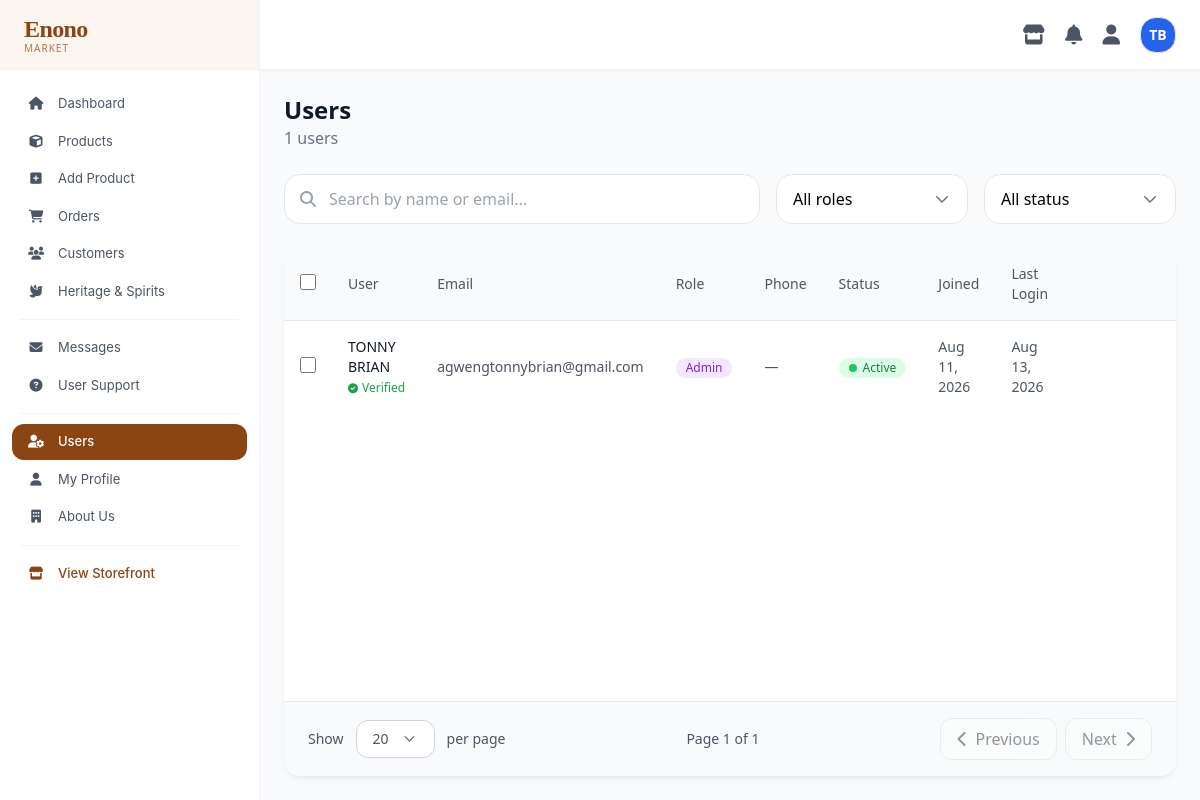
/Dashboard/users.php (signed in), run on an earlier commit of the app's database.
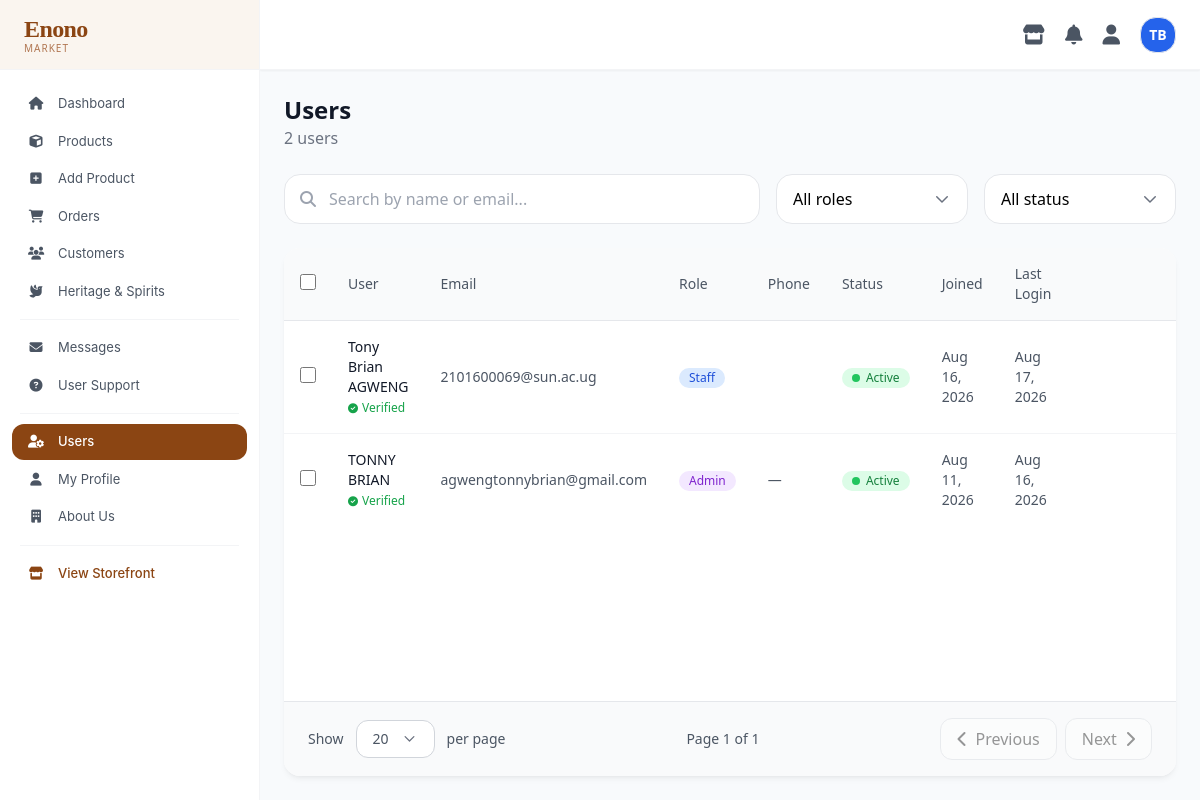
And on a later commit of the database.
### tables this page shows
CREATE TABLE `users` (
  `id` bigint(20) NOT NULL,
  `email` varchar(255) NOT NULL,
  `password_hash` varchar(255) NOT NULL,
  `first_name` varchar(100) DEFAULT NULL,
  `last_name` varchar(100) DEFAULT NULL,
  `phone` varchar(30) DEFAULT NULL,
  `role` varchar(20) DEFAULT 'customer',
  `email_verified` tinyint(1) DEFAULT 0,
  `verification_token` varchar(64) DEFAULT NULL,
  `token_expires_at` datetime DEFAULT NULL,
  `is_active` tinyint(1) DEFAULT 1,
  `created_at` timestamp NOT NULL DEFAULT current_timestamp(),
  `updated_at` timestamp NOT NULL DEFAULT current_timestamp() ON UPDATE current_timestamp(),
  `last_login_at` timestamp NULL DEFAULT NULL
);

### Dashboard/users.php (the view, shortened to what the changed rows need)
<?php
require_once __DIR__ . '/../config/database-connection.php';
$sql = "
    SELECT
        id, email, first_name, last_name, phone, role,
        email_verified, is_active, created_at, last_login_at
    FROM users
    ORDER BY created_at DESC
";
try {
    $users = $pdo->query($sql)->fetchAll(PDO::FETCH_ASSOC);
} catch (PDOException $e) {
    $users = [];
}
function formatDate($dt) {
    return date('M j, Y', strtotime($dt));
}
?>
<!DOCTYPE html>
<html lang="en">
<head>
    <script src="https://cdn.tailwindcss.com"></script>
    <link rel="stylesheet" href="https://cdnjs.cloudflare.com/ajax/libs/font-awesome/6.7.2/css/all.min.css">
</head>
<body class="flex h-screen overflow-hidden">
<div class="flex-1 flex flex-col h-full overflow-hidden">
    <div class="flex-1 overflow-hidden p-6 flex flex-col">
        <div class="max-w-7xl mx-auto w-full flex flex-col flex-1 min-h-0">
            <div class="flex justify-between items-center mb-6 flex-shrink-0">
                <div>
                    <h1 class="text-2xl font-semibold text-gray-900">Users</h1>
                    <p class="text-gray-500"><span id="totalCount"><?= count($users) ?></span> users</p>
                </div>
            </div>
            <div class="card overflow-hidden flex flex-col flex-1 min-h-0">
                <div class="flex-1 overflow-auto min-h-0">
                    <table class="w-full">
                        <thead class="bg-gray-50 border-b border-gray-200 sticky top-0 z-10">
                            <tr class="text-left text-sm text-gray-600">
                                <th class="w-10 p-4"><input type="checkbox" id="selectAll" class="w-4 h-4"></th>
                                <th class="p-4 font-medium">User</th>
                                <th class="p-4 font-medium">Email</th>
                                <th class="p-4 font-medium">Role</th>
                                <th class="p-4 font-medium">Phone</th>
                                <th class="p-4 font-medium">Status</th>
                                <th class="p-4 font-medium">Joined</th>
                                <th class="p-4 font-medium">Last Login</th>
                                <th class="w-40 p-4 font-medium"></th>
                            </tr>
                        </thead>
                        <tbody class="text-sm divide-y divide-gray-100" id="usersTable">
                            <?php if (empty($users)): ?>
                                <tr>
                                    <td colspan="9" class="p-16">
                                        <div class="flex flex-col items-center justify-center text-center">
                                            <img src="https://cdn-icons-png.flaticon.com/512/7486/7486744.png" alt="No users" class="w-36 h-36 object-contain mb-5 opacity-90">
                                            <h3 class="text-lg font-medium text-gray-700 mb-1">No users yet</h3>
                                            <p class="text-gray-400 text-sm max-w-xs">Users will appear here once they register.</p>
                                        </div>
                                    </td>
                                </tr>
                            <?php else: ?>
                                <?php foreach ($users as $user): ?>
                                    <tr class="group user-row"
                                        data-id="<?= (int)$user['id'] ?>"
                                        data-name="<?= htmlspecialchars(strtolower(trim(($user['first_name'] ?? '') . ' ' . ($user['last_name'] ?? '')))) ?>"
                                        data-email="<?= htmlspecialchars(strtolower($user['email'])) ?>"
                                        data-role="<?= htmlspecialchars(strtolower($user['role'] ?? 'customer')) ?>"
                                        data-active="<?= (int)$user['is_active'] ?>">
                                        <td class="p-4">
                                            <input type="checkbox" class="w-4 h-4 user-checkbox" data-id="<?= (int)$user['id'] ?>">
                                        </td>
                                        <td class="p-4 cursor-pointer" onclick="openViewModal(<?= (int)$user['id'] ?>)">
                                            <div class="font-medium text-gray-900">
                                                <?= htmlspecialchars(trim(($user['first_name'] ?? '') . ' ' . ($user['last_name'] ?? '')) ?: '—') ?>
                                            </div>
                                            <?php if ($user['email_verified']): ?>
                                                <span class="inline-flex items-center gap-1 text-xs text-green-600 mt-0.5">
                                                    <i class="fa fa-check-circle text-[10px]"></i> Verified
                                                </span>
                                            <?php else: ?>
                                                <span class="inline-flex items-center gap-1 text-xs text-amber-600 mt-0.5">
                                                    <i class="fa fa-exclamation-circle text-[10px]"></i> Unverified
                                                </span>
                                            <?php endif; ?>
                                        </td>
                                        <td class="p-4 text-gray-600"><?= htmlspecialchars($user['email']) ?></td>
                                        <td class="p-4">
                                            <?php $roleVal = $user['role'] ?? 'customer'; ?>
                                            <?php if ($roleVal === 'admin'): ?>
                                                <span class="inline-flex items-center px-2.5 py-0.5 rounded-full text-xs font-medium bg-purple-100 text-purple-700">Admin</span>
                                            <?php elseif ($roleVal === 'staff'): ?>
                                                <span class="inline-flex items-center px-2.5 py-0.5 rounded-full text-xs font-medium bg-blue-100 text-blue-700">Staff</span>
                                            <?php else: ?>
                                                <span class="inline-flex items-center px-2.5 py-0.5 rounded-full text-xs font-medium bg-gray-100 text-gray-600">Customer</span>
                                            <?php endif; ?>
                                        </td>
                                        <td class="p-4 text-gray-600"><?= htmlspecialchars($user['phone'] ?? '—') ?></td>
                                        <td class="p-4">
                                            <?php if ($user['is_active']): ?>
                                                <span class="inline-flex items-center px-2.5 py-0.5 rounded-full text-xs font-medium bg-green-100 text-green-700">
                                                    <span class="status-dot mr-1.5 bg-green-500"></span> Active
                                                </span>
                                            <?php else: ?>
                                                <span class="inline-flex items-center px-2.5 py-0.5 rounded-full text-xs font-medium bg-gray-100 text-gray-600">
                                                    <span class="status-dot mr-1.5 bg-gray-400"></span> Inactive
                                                </span>
                                            <?php endif; ?>
                                        </td>
                                        <td class="p-4 text-gray-600"><?= formatDate($user['created_at']) ?></td>
                                        <td class="p-4 text-gray-600"><?= formatDate($user['last_login_at']) ?></td>
                                        <td class="p-4">
                                            <div class="flex items-center gap-2">
                                            </div>
                                        </td>
                                    </tr>
                                <?php endforeach; ?>
                            <?php endif; ?>
                        </tbody>
                    </table>
                </div>
            </div>
        </div>
    </div>
</body>
</html>

What changed in the data, as far as the page shows it:
added users: first_name+last_name "Tony Brian AGWENG", email_verified 1 (drawn), email "2101600069@sun.ac.ug", role "Staff", is_active 1 (drawn), created_at "Aug 16, 2026", last_login_at "Aug 17, 2026"
changed users "TONNY BRIAN": last_login_at "Aug 13, 2026" → "Aug 16, 2026"
Also different on the page:
count($users): "1" → "2"
